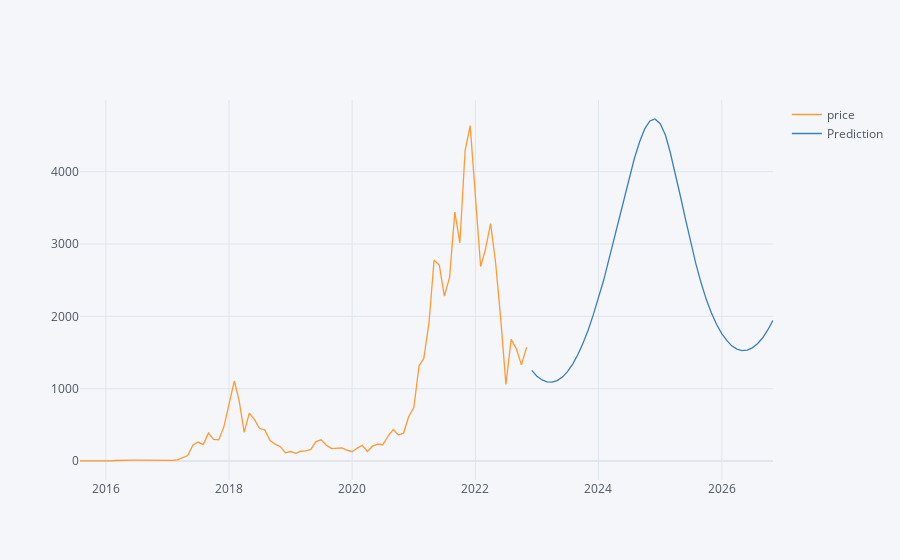

Notebook code cell kept with this figure:
### Code cell
# same plot as above but with plotly
result = df.join(predictions['Prediction'], how='outer')
result[['price','Prediction']].iplot()

### Figure 1 — Plotly figure (JSON) as saved in the notebook; plotly's stock layout.template omitted (floating-point values rounded to 4 significant figures; data arrays with more than 128 entries replaced by an {"elided": "..."} marker saying what was removed)
{"data": [{"line": {"color": "rgba(255, 153, 51, 1.0)", "dash": "solid", "shape": "linear", "width": 1.3}, "mode": "lines", "name": "price", "text": "", "type": "scatter", "x": {"elided": "136 str values"}, "y": {"elided": "136 mixed values"}}, {"line": {"color": "rgba(55, 128, 191, 1.0)", "dash": "solid", "shape": "linear", "width": 1.3}, "mode": "lines", "name": "Prediction", "text": "", "type": "scatter", "x": {"elided": "136 str values"}, "y": {"elided": "136 mixed values"}}], "layout": {"legend": {"bgcolor": "#F5F6F9", "font": {"color": "#4D5663"}}, "paper_bgcolor": "#F5F6F9", "plot_bgcolor": "#F5F6F9", "title": {"font": {"color": "#4D5663"}}, "xaxis": {"gridcolor": "#E1E5ED", "showgrid": true, "tickfont": {"color": "#4D5663"}, "title": {"font": {"color": "#4D5663"}, "text": ""}, "zerolinecolor": "#E1E5ED"}, "yaxis": {"gridcolor": "#E1E5ED", "showgrid": true, "tickfont": {"color": "#4D5663"}, "title": {"font": {"color": "#4D5663"}, "text": ""}, "zerolinecolor": "#E1E5ED"}}}
